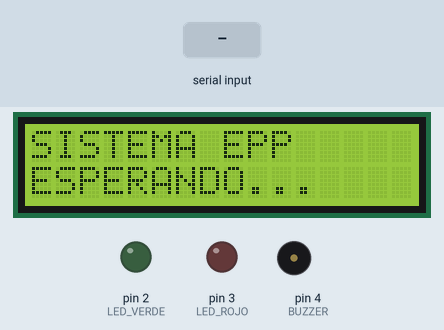
Recording of a sketch running on a simulated Arduino Mega 2560, built with avr-gcc and run on an emulated ATmega2560. Shown: 16×2 character LCD, output pins drawn as LEDs (lit = HIGH), buzzer (waves = sounding, pin HIGH). The inputs (shaded band) are chosen by the test bench.

Above: at 1.2 s.
1.3 s: "OK\n" received over Serial
At 2.5 s:
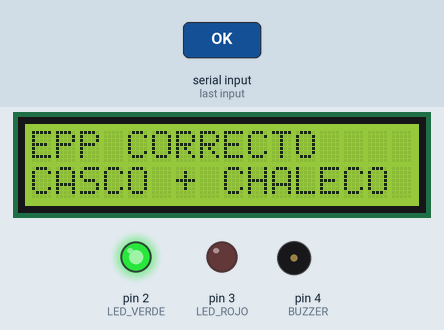
2.8 s: "FALTA:\n" received over Serial
At 3.05 s:
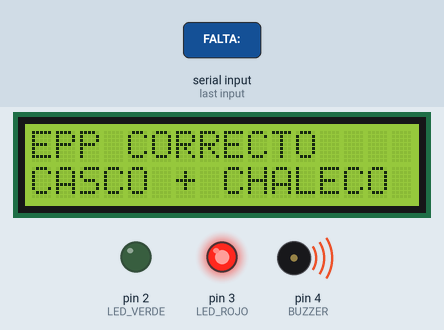
At 3.7 s:
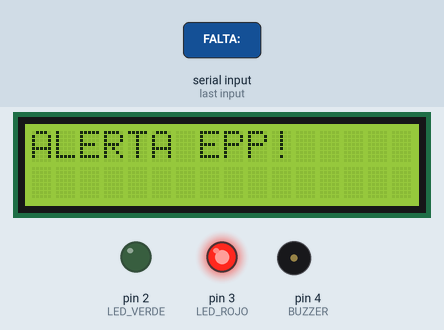
Timing chart, 0 to 7.3 s (numbered marks = the images above; inputs shaded):
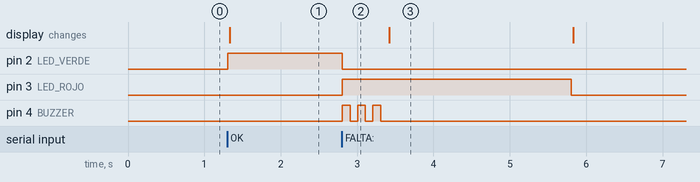

Measured:
- after the input at 1.3 s, pin 2 (LED_VERDE): LOW → HIGH at once; the display: changes at once (image 1)
- after the input at 2.8 s, pin 2 (LED_VERDE): HIGH → LOW at once; pin 3 (LED_ROJO): LOW → HIGH at once, → LOW 3.0 s later; pin 4 (BUZZER): alternates HIGH for 0.10 s and LOW for 0.10 s, 6 changes in all, then stays LOW, starting at once

The sketch:

monitor_epp.ino
```cpp
/*
 * Proyecto: Monitoreo de EPP en Área de Torno
 * Dispositivo: Arduino Mega 2560
 * Lógica LED: Verde SOLO cuando hay cumplimiento (OK), Rojo/Buzzer en alerta.
 */

#include <Wire.h>
#include <LiquidCrystal_I2C.h>

// Configuración LCD I2C (Dirección 0x27, 16x2)
LiquidCrystal_I2C lcd(0x27, 16, 2);

// Pines
const int LED_VERDE = 2;
const int LED_ROJO = 3;
const int BUZZER = 4;

// Timers de control
const unsigned long ALERT_DURATION = 3000;      // 3 seg de alarma activa
const unsigned long COOLDOWN_SERIAL = 2000;     // Mínimo entre mensajes Serial
unsigned long lastAlertTime = 0;
bool alarmaActiva = false;

void setup() {
  Serial.begin(9600);

  pinMode(LED_VERDE, OUTPUT);
  pinMode(LED_ROJO, OUTPUT);
  pinMode(BUZZER, OUTPUT);

  // ESTADO INICIAL: Todo apagado (esperando primer comando)
  digitalWrite(LED_VERDE, LOW);
  digitalWrite(LED_ROJO, LOW);
  digitalWrite(BUZZER, LOW);

  lcd.init();
  lcd.backlight();
  mostrarEstadoReposo();
}

void loop() {
  // Procesar mensajes Serial (no bloqueante)
  if (Serial.available() > 0) {
    String comando = Serial.readStringUntil('\n');
    comando.trim();
    procesarComando(comando);
  }

  // Apagar alarma automáticamente después de ALERT_DURATION
  if (alarmaActiva && (millis() - lastAlertTime > ALERT_DURATION)) {
    desactivarAlarma();
  }
}

void procesarComando(String cmd) {
  if (cmd == "OK") {
    ejecutarAccesoConcedido();
  }
  else if (cmd.startsWith("FALTA:")) {
    String items = cmd.substring(6);  // Extraer "Casco, Chaleco"
    ejecutarAlarma(items);
  }
}

void mostrarEstadoReposo() {
  lcd.clear();
  lcd.setCursor(0, 0);
  lcd.print("SISTEMA EPP");
  lcd.setCursor(0, 1);
  lcd.print("ESPERANDO...");
}

void ejecutarAccesoConcedido() {
  // Si recibimos OK, el cumplimiento está restaurado: forzar estado verde
  alarmaActiva = false;

  digitalWrite(LED_VERDE, HIGH);   // ✅ ENCENDER VERDE
  digitalWrite(LED_ROJO, LOW);     // ❌ APAGAR ROJO
  digitalWrite(BUZZER, LOW);       // 🔇 APAGAR BUZZER

  lcd.clear();
  lcd.setCursor(0, 0);
  lcd.print("EPP CORRECTO");
  lcd.setCursor(0, 1);
  lcd.print("CASCO + CHALECO");
}

void ejecutarAlarma(String itemsFaltantes) {
  // Evitar rebotes por saturación de mensajes
  if (alarmaActiva || (millis() - lastAlertTime < COOLDOWN_SERIAL)) {
    return;
  }

  alarmaActiva = true;
  lastAlertTime = millis();

  //  APAGAR VERDE, ENCENDER ROJO Y BUZZER
  digitalWrite(LED_VERDE, LOW);
  digitalWrite(LED_ROJO, HIGH);
  tonoAlarma();

  // Mostrar en LCD
  lcd.clear();
  lcd.setCursor(0, 0);
  lcd.print("ALERTA EPP!");
  lcd.setCursor(0, 1);

  // Ajuste automático para LCD 16x2
  if (itemsFaltantes.length() <= 16) {
    lcd.print(itemsFaltantes);
  } else {
    int corte = itemsFaltantes.indexOf(',', 8);
    if (corte > 0 && corte < 16) {
      lcd.print(itemsFaltantes.substring(0, corte));
    } else {
      lcd.print(itemsFaltantes.substring(0, 13) + "...");
    }
  }
}

void desactivarAlarma() {
  alarmaActiva = false;
  digitalWrite(LED_ROJO, LOW);
  digitalWrite(BUZZER, LOW);

  // ⚠️ IMPORTANTE: El verde NO se enciende aquí automáticamente.
  // Permanece apagado hasta que Python envíe "OK" confirmando cumplimiento.
  mostrarEstadoReposo();
}

void tonoAlarma() {
  // Patrón de buzzer: 3 pulsos cortos
  for (int i = 0; i < 3; i++) {
    digitalWrite(BUZZER, HIGH);
    delay(100);
    digitalWrite(BUZZER, LOW);
    delay(100);
  }
}
```
